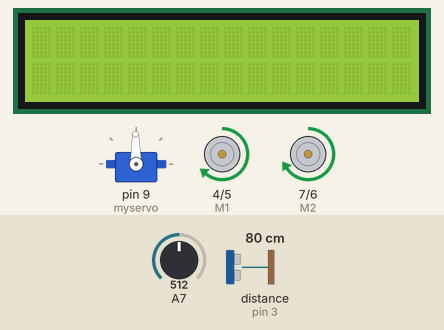
Simulated run of this sketch. Board: Arduino Uno, built with avr-gcc and run on an emulated ATmega328P. Shown: servo, 16×2 character LCD, direction and speed pins drawn as motors (green arrow = direction pin HIGH = forward, orange = LOW = backward, longer = more drive). Wiring (inferred from the names in the program): ultrasonic range finder: trigger pin 2; echo pin 3. Inputs (shaded band) come from the test bench; at power-on: distance to the obstacle (sensor on pin 3) 80 cm, A7 = 512. The echo pulse lasts 58.3 µs per cm; random numbers use the default seed unless the sketch sets one; what the sketch prints to the serial monitor is not drawn.

Above: at 1.2 s.
1.3 s: distance to the obstacle (sensor on pin 3) set to 34 cm
4.3 s: distance to the obstacle (sensor on pin 3) set to 29 cm
At 4.8 s:
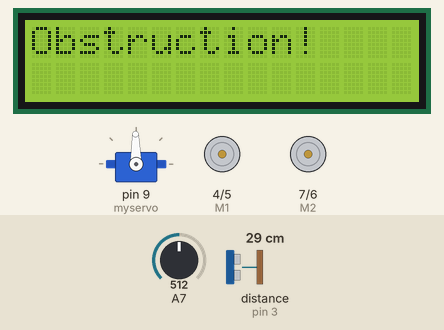
7.3 s: distance to the obstacle (sensor on pin 3) set to 35 cm
At 8.3 s:
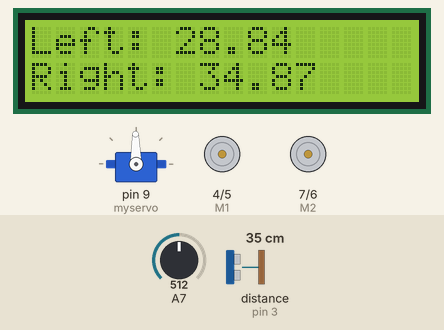
10.3 s: distance to the obstacle (sensor on pin 3) set to 2 cm
At 16.6 s:
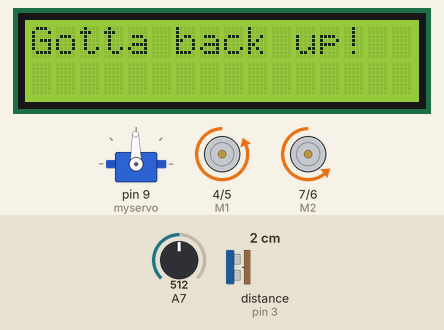
Timing chart, 0 to 27.6 s (numbered marks = the images above; inputs shaded):
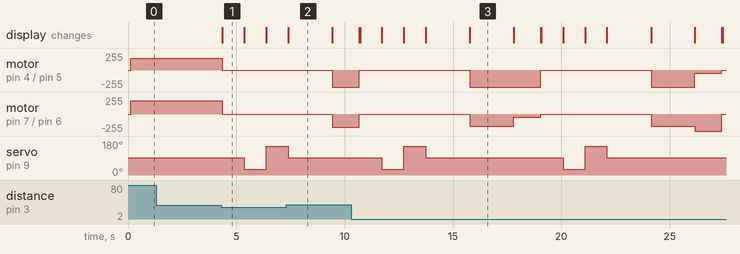

Measured:
- the behaviour switches between 31 and 30 cm on distance to the obstacle (sensor on pin 3) (found by bisection; images 0 and 1)
- after the input at 1.3 s, every drawn part: stays the same
- after the input at 4.3 s, motor on pin 4 (M1) / pin 5 (E1): forward 180/255 → stopped after 0.06 s; motor on pin 7 (M2) / pin 6 (E2): forward 198/255 → stopped after 0.06 s; servo on pin 9 (myservo): 91° → 31° after 1.1 s, → 151° 1.0 s later; the display: changes after 0.06 s (image 1)
- after the input at 10.3 s, servo on pin 9 (myservo): 91° → 31° after 1.4 s, → 151° 1.0 s later, → 91° 1.0 s later, → 31° 6.3 s later, … (6 changes in this stretch)
- what the display in image 1 shows lasts 1.0 s, from 4.4 s to 5.4 s
- what the display in image 2 shows lasts 2.0 s, from 7.4 s to 9.4 s

The sketch:

GaryRobot.ino
```cpp
#include <Servo.h>
#include <Wire.h>
#include <LiquidCrystal_I2C.h>

#define SENSOR_TRIG_PIN 2
#define SENSOR_ECHO_PIN 3
#define SENSOR_MIN_DIST 30

/*********************************************************
 *  CONTROL VARIABLES
 *********************************************************/

// Normal operation:  debug=0, immobile = 0, wait = 1
int debug = 1;
int immobile = 0;
int wait = 1;

// motor stuff:
int E1 = 5; //M1 Speed Control
int E2 = 6; //M2 Speed Control
int M1 = 4; //M1 Direction Control
int M2 = 7; //M1 Direction Control

char forward_right_motor = 180; // Speed for forward movement
char forward_left_motor = 198; // Speed for forward movement
char turn_rate = 180; // Speed for turns
char backward_rate = 180; // Speed for reverse

char left_back_L_motor = 255;
char left_back_R_motor = 50;
char right_back_L_motor = 50;
char right_back_R_motor = 255;
int backup_turn_duration = 1250;

// servo stuff:
int servoCenter = 91;
int servoRight = 151; // how far right? Ma x is 180, full right.
int servoLeft = 31; // how far left? Min is 0, full left.
Servo myservo; // create servo object to control a servo

// LCD stuff
// Set the LCD address to 0x27 (Could be 0x20 if solder jumpers are bridged!)
// Set the pins on the I2C chip used for LCD connections:
//                    addr,en,rw,rs,d4,d5,d6,d7,bl,blpol
LiquidCrystal_I2C LCD(0x27, 2, 1, 0, 4, 5, 6, 7, 3, POSITIVE);  // Set the LCD I2C address

// button stuff
char msgs[5][15] = {
  "Right Key OK ",
  "Up Key OK    ",
  "Down Key OK  ",
  "Left Key OK  ",
  "Select Key OK" };
char start_msg[15] = {
  "Start loop "};
int  adc_key_val[5] ={
  30, 150, 360, 535, 760 };
int NUM_KEYS = 5;
int adc_key_in;
int key=-1;
int oldkey=-1;
byte randNum;

void setup() {

  // Sensor setup (HC SR04)
  pinMode(SENSOR_TRIG_PIN, OUTPUT);
  pinMode(SENSOR_ECHO_PIN, INPUT);

  // Servo setup
  myservo.attach(9);  // attaches the servo on pin 9 to the servo object
  myservo.write(servoCenter); // center it by default

  // Motor setup
  pinMode(M1, OUTPUT);
  pinMode(M2, OUTPUT);

  // LCD setup
  LCD.begin(16, 2);  // 16 lines by 2 rows
  LCD.clear();
  LCD.backlight();

  Serial.begin(9600);
  randomSeed(analogRead(0));

  if ( debug == 1 ) {
    /* Print that we made it here */
    Serial.println("setup()");
    Serial.println("Wait loop - press button to start robot");
  }
}

void loop() {
  // delay(50);

  int dir;

  if ( wait ) {
    adc_key_in = analogRead(7);    // read the value from the sensor
    /* get the key */
    key = get_key(adc_key_in);    // convert into key press
    if (key != oldkey) {   // if keypress is detected
      delay(50);      // wait for debounce time
      adc_key_in = analogRead(7);    // read the value from the sensor
      key = get_key(adc_key_in);    // convert into key press
      if (key != oldkey) {
        oldkey = key;
        if (key >= 0){
          wait = 0;
          if ( debug == 1 ) Serial.println("Wait loop - done!");
        }
      }
    }
  } else {
    if (debug) Serial.print("Distance forward: ");
    float ping = ping_distance();
    if (debug) Serial.println(ping);

    if ( ping > SENSOR_MIN_DIST ) {
      go_forward();
    }

    if ( ping <= SENSOR_MIN_DIST ) {

      LCD.setCursor(0,0);
      LCD.print("Obstruction!");

      brake();
      delay(1000);

      dir = go_look();
      delay(20);

      // Decide which way is most open

      LCD.clear();

      // dir = 1 means that left is either blocked or less open than right
      if (dir == 1) {
        if (debug) Serial.println("Turning right!");
        LCD.setCursor(0,0);
        LCD.print("Turning right!");
        /*
        go_backwards();
        delay(20);
        turn_right();
        */
        backup_right();
      }

      // dir = 2 means that right is either blocked or less open than left
      if (dir == 2) {
        if (debug) Serial.println("Turning left!");
        LCD.setCursor(0,0);
        LCD.print("Turning left!");
        /*
        go_backwards();
        delay(20);
        turn_left();
        */
        backup_left();
      }

      // dir = 3 means that both ways are blocked, we should back up and try a random direction
      if (dir == 3) {
        LCD.setCursor(0,0);
        LCD.print("Gotta back up!");
        go_backwards();
        randNum = random(1,3);
        Serial.print("randNum: ");
        Serial.println(randNum);
        if (randNum == 1) {
          LCD.setCursor(0,0);
          LCD.print("Turning right!");
          backup_right();
        } else {
          LCD.setCursor(0,0);
          LCD.print("Turning left!");
          backup_left();
        }
      }

      brake();
      LCD.clear();
      delay(20);
    }

    //delay(125);

  } // wait
}

int go_look () {

  LCD.clear();
  // look both ways for better path

  // Look left
  if (debug) Serial.print("Left distance: ");
  myservo.write(servoLeft);
  delay(1000);
  // read the distance from servoLeft direction
  float distance_left = ping_distance();
  if (debug) Serial.println(distance_left);
  String tmpStr = "Left: ";
  tmpStr = tmpStr + distance_left;
  LCD.setCursor(0,0);
  LCD.print(tmpStr);

  // Look right
  if (debug) Serial.print("Right distance: ");
  myservo.write(servoRight);
  delay(1000);
  // read the distance from servoRight direction
  float distance_right = ping_distance();
  if (debug) Serial.println(distance_right);
  tmpStr = "Right: ";
  tmpStr = tmpStr + distance_right;
  LCD.setCursor(0,1);
  LCD.print(tmpStr);

  // Return to center
  myservo.write(servoCenter);
  delay(2000);

  int retval = 0;

  // Both ways are blocked, backup!
  if (( distance_left <= SENSOR_MIN_DIST ) && ( distance_right <= SENSOR_MIN_DIST )) {
    if (debug) Serial.print("Both left & right are blocked! ");
    return 3;
  }

  if ( distance_left <= SENSOR_MIN_DIST ) {
    if (debug) Serial.print("Left is blocked! ");
    return 1;
  }
  if ( distance_right <= SENSOR_MIN_DIST ) {
    if (debug) Serial.print("Right is blocked! ");
    return 2;
  }

  // Both seem okay, but which way is better (larger ping return)?
  if ( distance_left > distance_right ) {
    if (debug) Serial.println("Left is more open!!!");
    return 2;
  } else {
    if (debug) Serial.println("Right is more open!!!");
    return 1;
  }

}

float ping_distance()
{
  float cm;
  digitalWrite(SENSOR_TRIG_PIN, LOW); //Low high and low level take a short time to pulse
  delayMicroseconds(2);
  digitalWrite(SENSOR_TRIG_PIN, HIGH);
  delayMicroseconds(10);
  digitalWrite(SENSOR_TRIG_PIN, LOW);

  cm = pulseIn(SENSOR_ECHO_PIN, HIGH) / 58.0; //Echo time conversion into cm
  cm = abs((int(cm * 100.0)) / 100.0); //Keep two decimal places, also convert to positive if needed

  return(cm);
}

void go_forward() {
  if (debug) Serial.println("Going forward…");

  if (! immobile) digitalWrite(M1,HIGH);
  if (! immobile) digitalWrite(M2,HIGH);
  if (! immobile) analogWrite (E1,forward_right_motor);
  if (! immobile) analogWrite (E2,forward_left_motor);
}

void go_backwards() {
  if (debug) Serial.println("Reverse!!!");

  if (! immobile) digitalWrite(M1,LOW);
  if (! immobile) digitalWrite(M2,LOW);
  if (! immobile) analogWrite (E1,backward_rate);
  if (! immobile) analogWrite (E2,backward_rate);
  delay(2000);
}

void turn_left() {
  if (debug) Serial.println("Turning left…");

  if (! immobile) digitalWrite(M1,HIGH);
  if (! immobile) digitalWrite(M2,LOW);
  if (! immobile) analogWrite (E1,turn_rate);
  if (! immobile) analogWrite (E2,turn_rate);
  delay(1200);
}

void turn_right() {
  if (debug) Serial.println("Turning right…");

  if (! immobile) digitalWrite(M1,LOW);
  if (! immobile) digitalWrite(M2,HIGH);
  if (! immobile) analogWrite (E1,turn_rate);
  if (! immobile) analogWrite (E2,turn_rate);
  delay(1200);
}

void backup_left() {
  if (debug) Serial.println("Backup left…");

  if (! immobile) digitalWrite(M1,LOW);
  if (! immobile) digitalWrite(M2,LOW);
  if (! immobile) analogWrite (E1,left_back_R_motor);
  if (! immobile) analogWrite (E2,left_back_L_motor);
  delay(backup_turn_duration);
}

void backup_right() {
  if (debug) Serial.println("Backup right…");

  if (! immobile) digitalWrite(M1,LOW);
  if (! immobile) digitalWrite(M2,LOW);
  if (! immobile) analogWrite (E1,right_back_R_motor);
  if (! immobile) analogWrite (E2,right_back_L_motor);
  delay(backup_turn_duration);
}

void brake() {
  if (debug) Serial.println("Braking…");

  if (! immobile) digitalWrite(E1,LOW);
  if (! immobile) digitalWrite(E2,LOW);
}

int get_key(unsigned int input)
{
  int k;
  for (k = 0; k < NUM_KEYS; k++)
  {
    if (input < adc_key_val[k])
    {
      return k;
    }
  }

  if (k >= NUM_KEYS)
    k = -1;     // No valid key pressed

  return k;
}
```
